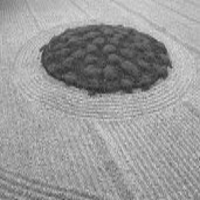
%> input picture imagens/161.jpg, 200 x 200 px; its folder holds 4 pictures in this run
$ octave RUN.m   (GNU Octave 9; MATLAB toolbox functions it lacks are replaced by stand-ins)
%> lines starting %> are read from the running program, lines starting %| are printed output that depends on the picture; in (x1, y1, x2, y2) boxes, pixels count from 0 and x2, y2 are one past the last pixel; in counts of white or black regions, pixels touching at a corner belong together; the program's own positions count from 1
### local_complexity_and_variance.m
function [Lc,Lv] = local_complexity_and_variance(IG,w)
    m = 2*w+1;
    IG = padarray(IG,[w w],'replicate','both');
    [row,col] = size(IG);
    Lc = zeros(row,col);
    Lv = zeros(row,col);
    for i = 1+w : row-w
        for j = 1+w : col-w
            % calcula a complexidade local de acordo com a formula 1 e 2
            Lc(i,j) = length( unique(IG(i-w:i+w, j-w:j+w)) );

            % calcula a variancia local de acordo com a formula 3
            f = IG(i-w:i+w, j-w:j+w);
            f_media = mean(mean(f));
            soma = sum(sum( (f-f_media).^2 ));
            Lv(i,j) = soma/(m^2-1);
        end
    end
    Lc = Lc(1+w:row-w, 1+w:col-w);
    Lv = Lv(1+w:row-w, 1+w:col-w);
end

### Transition_Region.m
function TR = Transition_Region(I,N_size,alpha,w)
    % Calcula a complexidade e a variancia locais
    dim = floor(N_size/2);
    [Lc,Lv] = local_complexity_and_variance(I,dim);

    % Normaliza a complexidade e variancia locais
    NLc = (Lc - min(min(Lc))) / (max(max(Lc)) - min(min(Lc)));
    NLv = (Lv - min(min(Lv))) / (max(max(Lv)) - min(min(Lv)));

    % sitetiza as duas matrizes em um descritor de regiao de transicao
    NLCV = w * NLc + (1-w) * NLv;

    %(1) transforma o descritor de regiao de transicao em um vetor linha e
    % o classifica em ordem decrescente
    SNLCV = reshape(NLCV,1,[]);
    SNLCV = sort(SNLCV,'descend');

    %(2) seleciona os alpha*n maiores valores para definir a Regiao de Transicao
    n = size(SNLCV,2);
    ponto_corte = SNLCV(ceil(n*alpha));

    % Define matriz de rotulos de Regiao de Transicao
    TR = NLCV > ponto_corte;
end

### Salient_Transition_Region.m
function STR = Salient_Transition_Region(TR)
    %(1) Retifica as Regioes de Transicoes localicadas nos cantos da imagem
    TR( [1:10 end-10:end],:) = 0;
    TR(:, [1:10 end-10:end]) = 0;

    %(2) usa numeros diferentes para rotular as regioes conectadas
    bw_TR = bwlabel(TR);

    %(3) calcula o numero de pixel de cada regiao conectada
    n = max(max(bw_TR));
    maximo = 0;
    for i = 1 : n
        soma = sum(sum(bw_TR == i));
        if (soma > maximo)
            maximo = soma;
            ind_max = i;
        end
    end

    %(4) Define Regiao de Transicao com maior numero de pixels conectados
    % como Regiao de Transicao Saliente
    STR = bw_TR == ind_max;
end

### image_thresholding.m
function T_max = image_thresholding(I,TR,STR,beta)
    %(1) Calcule a media do nivel de cinza, Tm, de todos os pixels nas
    % regioes de transicao
    Tm = sum(sum( uint8(TR).*I )) / sum(sum(TR));
    %(2) Calcule o nivel de cinza inferior t1 e superior t2
    omega = std2(I);
    t1 = Tm - beta * omega;
    t2 = Tm + beta * omega;
    %(3) Define o intervalo R de t1 ate t2
    R = [floor(t1):floor(t2)];
    [row,col] = size(I);
    %(1) Para um determinado nível de cinza t em R
    Nt_max = 0;
    for t = R
        Bt = I>t;
        no = sum(sum(Bt));
        n = row*col;
        nb = n-no;
        %(2) Execute uma operacao de reversao em B t usando o seguinte criterio
        if no > nb
            Bt = ~Bt;
        end
        %(3)Calcule o numero de pixels interseccionados entre o objeto em B
        % t e a regiao de transicao saliente STR
        Nt = sum(sum((Bt .* STR)));
        %(4) Defina o limiar de segmentacao como o maximo Nt
        if Nt_max < Nt
            T_max = t;
        end
    end
end

### Refining_image_thresholding.m
function BT = Refining_image_thresholding(I,STR,T_max)
    %(1) Obtenha o resultado de limiar de imagem
    Bt = I > T_max;

    %(2) operacao de reversao
    [row,col] = size(I);
    no = sum(sum(Bt));
    n = row*col;
    nb = n-no;
    if no > nb
        Bt = ~Bt;
    end

    %(3) Rotule cada regiao de objeto conectada com um numero exclusivo em
    Bt_label = bwlabel(Bt);

    %(4) Calcule o numero de pixels interceptados entre cada regiao de objeto
    % conectada e a regiao de transicao saliente
    n = max(max(Bt_label));
    for i = 1 : n
        Bt_i = Bt_label == i;
        if sum(sum(STR .* Bt_i)) == 0
            Bt_label(Bt_label == i) = 0;
        end
    end
    %(5) Pegue o refinado BT como resultado final de segmentacao do metodo proposto.
    BT = uint8(Bt_label*255);
end

### RUN.m
%{
Implementação do metodo proposto no artigo:
"Robust single-object image segmentation based on salienttransition region"
Autores: Zuoyong Li, Guanghai Liu, David Zhang e YongXu
Publicado em: Pattern Recognition  2016

Autor do código: Paulo Henrique de Oliveira Gomes
email: phdeoliveiragomes@gmail.com
%}
close all, clear, clc

%% Definir parametros
w = 0;        % [0, 0.1, 0.2, 0.3, 0.4, 0.5, 0.6, 0.7, 0.8, 0.9, 1]
N_size = 3;   % [3, 5, 7, 9, 11, 13, 15]
alpha = 0.05; % [0.01, 0.02, 0.03, 0.04, 0.05, 0.06, 0.07, 0.08, 0.09, 0.1]
beta = 0.1;   % [0.1, 0.2, 0.3, 0.4, 0.5]

%% Carrega os dados e o ground truth
CurrentPath = pwd;
addpath(genpath(strcat(CurrentPath, '/imagens')));
files = dir('imagens');

k = 1;      % numero da imagem que vc quer de 1 até 10
I = imread(files((k*2)+1).name);
%> I is the input picture: size 200x200 uint8; min 39, max 217, mean 153.7
B0 = imread(files((k*2)+2).name);
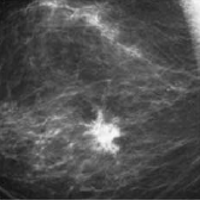
%> input picture imagens/162.jpg, 200 x 200 px
%> B0 is the input picture: size 200x200 uint8; min 13, max 249, mean 80.6

%% Extracao da Regiao de Transicao
TR = Transition_Region(I,N_size,alpha,w);
%> after the loop in local_complexity_and_variance, `for i = 1+w : row-w`:
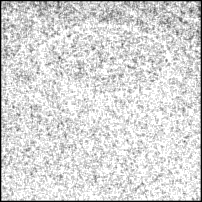
%> Lc: size 202x202 double; min 0, max 9, mean 7.59; drawn with min black and max white
%> in Transition_Region, `NLv = (Lv - min(min(Lv))) / (max(max(Lv)) - min(min(Lv)));`:
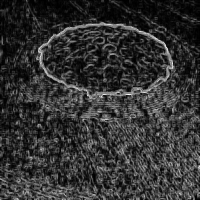
%> NLv: size 200x200 double; min 0, max 1, mean 0.201
%> in Transition_Region, `ponto_corte = SNLCV(ceil(n*alpha));`: ponto_corte = 0.485
%> in Transition_Region, `TR = NLCV > ponto_corte;`: TR: size 200x200 logical; 5% white in thin lines or dots

%% Extracao saliente da Regiao de Transicao
STR = Salient_Transition_Region(TR);
%> in Salient_Transition_Region, `TR( [1:10 end-10:end],:) = 0;`: TR: size 200x200 logical; 4.4% white in thin lines or dots, all inside (x1, y1, x2, y2) = (0, 19, 200, 189)
%> in Salient_Transition_Region, `TR(:, [1:10 end-10:end]) = 0;`:
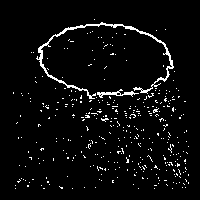
%> TR: size 200x200 logical; 4.2% white in thin lines or dots, all inside (x1, y1, x2, y2) = (13, 19, 189, 189)
%> in Salient_Transition_Region, `bw_TR = bwlabel(TR);`: bw_TR: size 200x200 double; 368 distinct labels, from 0 to 367
%> in Salient_Transition_Region, `n = max(max(bw_TR));`: n = 367
%> the loop in Salient_Transition_Region, `for i = 1 : n` made 367 passes
%> (soma, maximo) on passes 1, 5, 28: (2, 2), (6, 6), (733, 733)
%> soma on passes 2, 3, 4, 6, 7, 8: 1, 1, 2, 2, 1, 2
%> in Salient_Transition_Region, `STR = bw_TR == ind_max;`: STR: size 200x200 logical; 1.8% white in thin lines or dots, all inside (x1, y1, x2, y2) = (36, 22, 174, 99)

%% Limite de imagem
T_max = image_thresholding(I,TR,STR,beta);
%> in image_thresholding, `Tm = sum(sum( uint8(TR).*I )) / sum(sum(TR));`: Tm = 146.2
%> in image_thresholding, `omega = std2(I);`: omega = 20.58
%> in image_thresholding, `t1 = Tm - beta * omega;`: t1 = 144.2
%> in image_thresholding, `t2 = Tm + beta * omega;`: t2 = 148.3
%> in image_thresholding, `R = [floor(t1):floor(t2)];`: R = [144 145 146 147 148]
%> the loop in image_thresholding, `for t = R` made 5 passes
%> (no, nb, Nt) on passes 1 to 5: (29449, 10551, 446), (29153, 10847, 455), (28870, 11130, 463), (28540, 11460, 465), (28203, 11797, 478)
%> pass 1, in image_thresholding, `Bt = I>t;`:
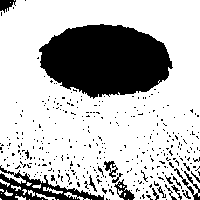
%> Bt: size 200x200 logical; 73.6% white; 347 black regions (327 under 20 px), largest, box (x1, y1, x2, y2) and area: (39, 24, 173, 99) 7334, (0, 165, 104, 200) 1223, (174, 168, 200, 200) 178
%> T_max = 148

%% Refinando o resultado de limiar de imagem
BT = Refining_image_thresholding(I,STR,T_max);
%> in Refining_image_thresholding, `Bt = I > T_max;`: Bt: size 200x200 logical; 70.5% white; 394 black regions (370 under 20 px), largest, box (x1, y1, x2, y2) and area: (39, 23, 173, 99) 7431, (0, 165, 104, 200) 1378, (163, 153, 200, 200) 435
%> in Refining_image_thresholding, `Bt_label = bwlabel(Bt);`: Bt_label: size 200x200 double; 395 distinct labels, from 0 to 394
%> in Refining_image_thresholding, `n = max(max(Bt_label));`: n = 394
%> after the loop in Refining_image_thresholding, `for i = 1 : n`:
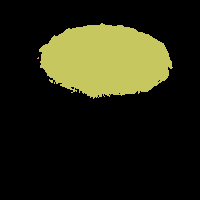
%> Bt_label: size 200x200 double; 3 distinct labels, from 0 to 68; one colour per label, 0 black
%> in Refining_image_thresholding, `BT = uint8(Bt_label*255);`:
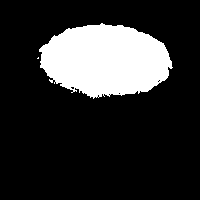
%> BT: size 200x200 uint8; 18.6% white; 2 white regions (1 under 20 px), largest, box (x1, y1, x2, y2) and area: (39, 23, 173, 99) 7431

%% Exibir resultados
imshow(BT);

%% Metrica de avaliacao
BT = BT > 0;
B0 = B0 > 0;
%> B0: size 200x200 logical; every value is 1
ME = 1 - [ sum(sum(B0 .* BT)) + sum(sum(~B0 .* ~BT)) ] / [ sum(sum(B0)) + sum(sum(~B0)) ];
%> ME = 0.814
